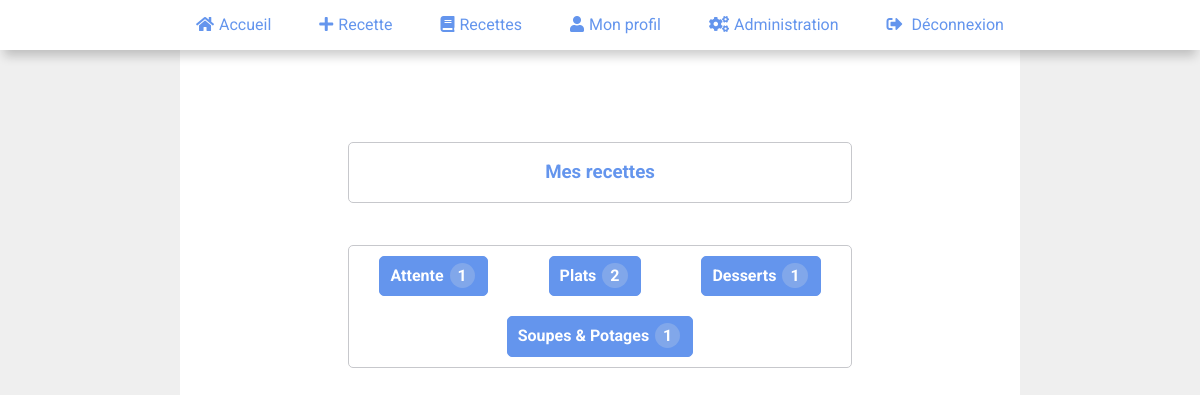
The page /public/templates/show_my_categories.php (signed in) on the database its author committed.
### tables this page shows
CREATE TABLE IF NOT EXISTS `categories` (
  `id` int(11) NOT NULL AUTO_INCREMENT,
  `name` varchar(255) DEFAULT NULL,
  PRIMARY KEY (`id`)
);

### libraries/services/sql_requests.php (called while the page is built, shortened)
<?php
function selectAll($pdo, $tableToSelect)
{
    $sql = "SELECT * FROM $tableToSelect";
    $query = $pdo->prepare($sql);
    $query->execute();
    $data = $query->fetchAll();
    return $data;
}

### public/templates/show_my_categories.php (the view, shortened to what this page needs)
<?php
include('../../profil_layout.php');
$categories = selectAll($pdo, 'categories');
$recipes = selectOneByAll($pdo, 'category_id', 'recipes', 'user_id', $_SESSION['id']);
if (!isset($_SESSION['id'])) {
    header("location: error.php?error=3");
} else {
    $session_id = $_SESSION['id'];
}
if (empty($recipes)) {
    echo '<section class="title">';
    echo "<h5>Vous n'avez pas de recettes !</h5>";
    echo '<p><a href="/public/templates/profil.php?user_id=' . $session_id . '"><span>Retour</span></a></p>';
    echo '</section>';
} else {
    echo '<section class="title">';
    echo "<h3>Mes recettes</h3>";
    echo '</section>';
    echo '<section class="categories_choice">';
    foreach ($categories as $category) {
        $i = 0;
        foreach ($recipes as $recipe) {
            if ($recipe['category_id'] == $category['id']) {
                $i++;
            }
        }
        if ($i > 0) {
            echo '<a class="btn btn-number" href="/public/templates/show_my_recipes.php?category_id=' . $category['id'] . '">' . '<span class="span-name">' . $category['name'] . '</span>' . ' ' .  '<span class="span-number">' . ' ' . $i . ' ' . '</span>' . '</a>';
        }
    }
    echo '</section>';
}

### public/css/style.css (style rules this page uses)
html { box-sizing: border-box; scroll-behavior: smooth; }
*, *:before, *:after { box-sizing: inherit; }
a:link { text-decoration:none; }
a { color: cornflowerblue; }
h1,h2,h3,h4,h5,h6 { color: cornflowerblue; }
body { background-color: #efefef; margin: 0; font-family: 'Roboto', sans-serif; }
* { transition: transform .5s; }
.title { width: 60%; display: flex; flex-wrap: wrap; flex-direction: row; justify-content: space-around; text-align: center; border: 1px #c7c8cc solid; border-radius: 5px; margin: 5% auto 5% auto; }
.btn { background-color: cornflowerblue; border-radius: 5px; color: white; padding: 10px; font-size: 1rem; font-weight: bold; border: 1px cornflowerblue solid; margin: 10px; cursor: pointer; }
section { width: 100%; }
.categories_choice { width: 60%; display: flex; flex-wrap: wrap; flex-direction: row; justify-content: space-around; text-align: center; border: 1px #c7c8cc solid; border-radius: 5px; margin: 5% auto 5% auto; }
.span-number { border: 0 solid grey; border-radius: 20px; padding: 3px 8px 3px 8px; background-color: #81a7ea; margin: 2px; }

### rows shown on the page
categories: name "Attente", i "1"
categories: name "Plats", i "2"
categories: name "Desserts", i "1"
categories: name "Soupes & Potages", i "1"
